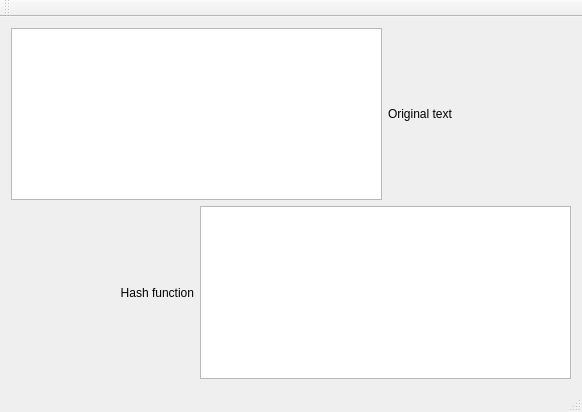
<?xml version="1.0" encoding="UTF-8"?>
<ui version="4.0">
 <class>MainWindow</class>
 <widget class="QMainWindow" name="MainWindow">
  <property name="geometry">
   <rect>
    <x>0</x>
    <y>0</y>
    <width>582</width>
    <height>412</height>
   </rect>
  </property>
  <property name="windowTitle">
   <string>MainWindow</string>
  </property>
  <widget class="QWidget" name="centralWidget">
   <layout class="QGridLayout" name="gridLayout">
    <item row="0" column="0" colspan="2">
     <widget class="QTextEdit" name="textEditOriginal"/>
    </item>
    <item row="0" column="2">
     <widget class="QLabel" name="label">
      <property name="text">
       <string>Original text</string>
      </property>
     </widget>
    </item>
    <item row="1" column="0">
     <widget class="QLabel" name="label_2">
      <property name="text">
       <string>Hash function</string>
      </property>
      <property name="alignment">
       <set>Qt::AlignRight|Qt::AlignTrailing|Qt::AlignVCenter</set>
      </property>
     </widget>
    </item>
    <item row="1" column="1" colspan="2">
     <widget class="QTextEdit" name="textEditMD5"/>
    </item>
   </layout>
  </widget>
  <widget class="QMenuBar" name="menuBar">
   <property name="geometry">
    <rect>
     <x>0</x>
     <y>0</y>
     <width>582</width>
     <height>22</height>
    </rect>
   </property>
  </widget>
  <widget class="QToolBar" name="mainToolBar">
   <attribute name="toolBarArea">
    <enum>TopToolBarArea</enum>
   </attribute>
   <attribute name="toolBarBreak">
    <bool>false</bool>
   </attribute>
  </widget>
  <widget class="QStatusBar" name="statusBar"/>
 </widget>
 <layoutdefault spacing="6" margin="11"/>
 <resources/>
 <connections/>
</ui>
